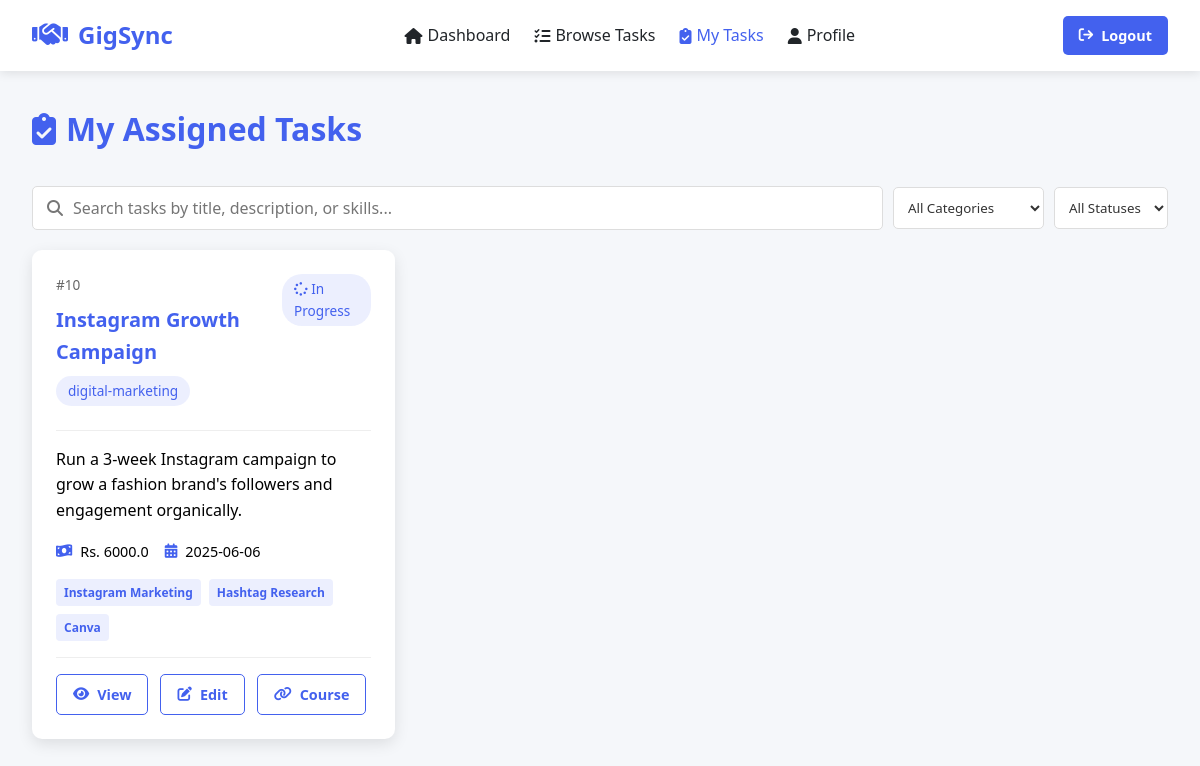
The app's page /my_assigned_tasks (signed in) with its own data.
### tables this page shows
CREATE TABLE tasks (
        id INTEGER PRIMARY KEY AUTOINCREMENT,
        title TEXT NOT NULL,
        category TEXT NOT NULL,
        description TEXT NOT NULL,
        budget REAL,
        deadline TEXT,
        skills TEXT,
        assigned_to TEXT,
        status TEXT DEFAULT 'Pending',
        created_at TIMESTAMP DEFAULT CURRENT_TIMESTAMP,
        creator_id INTEGER
    );

### app.py (the view)
@app.route('/my_assigned_tasks')
def my_assigned_tasks():
    if 'id' not in session:
        flash('Please log in to view your assigned tasks', 'error')
        return redirect(url_for('freelancer_login'))
    freelancer_id = session.get('id')
    try:
        connection = sqlite3.connect('task_manager.db')
        connection.row_factory = sqlite3.Row  # This allows accessing columns by name
        cursor = connection.cursor()
        cursor.execute('''
            SELECT * FROM tasks
            WHERE assigned_to = ?
            ORDER BY deadline ASC
        ''', (freelancer_id,))
        assigned_tasks = cursor.fetchall()
        cursor.close()
        connection.close()
        return render_template('my_assigned_tasks.html', tasks=assigned_tasks, freelancer_id=freelancer_id)
    except sqlite3.Error as e:
        print(f"Database error: {e}")
        flash('Unable to retrieve your assigned tasks. Please try again.', 'error')
        return render_template('my_assigned_tasks.html', tasks=[], freelancer_id=freelancer_id)
    finally:
        if connection:
            connection.close()

### templates/my_assigned_tasks.html (shortened to what this page needs)
<!DOCTYPE html>
<html lang="en">
<head>
    <link rel="stylesheet" href="https://cdnjs.cloudflare.com/ajax/libs/font-awesome/6.4.0/css/all.min.css">
    <link rel="stylesheet" href="{{ url_for('static', filename='css/freelancer_tasks.css') }}">
</head>
<body>
    <nav class="navbar">
        <a href="{{ url_for('tasks') }}" class="logo">
            <i class="fas fa-handshake"></i> GigSync
        </a>
        <ul class="nav-links">
            <li><a href="/freelancer_dashboard"><i class="fas fa-home"></i> Dashboard</a></li>
            <li><a href="{{ url_for('freelancer_tasks') }}"><i class="fas fa-tasks"></i> Browse Tasks</a></li>
            <li><a href="{{ url_for('my_assigned_tasks') }}" class="active"><i class="fas fa-clipboard-check"></i> My Tasks</a></li>
            <li><a href="/freelancer_profile"><i class="fas fa-user"></i> Profile</a></li>
        </ul>
        <div class="user-profile">
            <a href="/" style="text-decoration: none;" class="btn btn-primary"><i class="fas fa-sign-out"></i> Logout</a>
        </div>
    </nav>
    <div class="container">
        <div class="page-header">
            <h1><i class="fas fa-clipboard-check"></i> My Assigned Tasks</h1>
        </div>
        {% if tasks %}
            <div class="search-bar">
                <div class="search-input">
                    <i class="fas fa-search"></i>
                    <input type="text" id="searchInput" placeholder="Search tasks by title, description, or skills...">
                </div>
                <div class="filter-options">
                    <select id="categoryFilter">
                        <option value="">All Categories</option>
                    </select>
                    <select id="statusFilter">
                        <option value="">All Statuses</option>
                    </select>
                </div>
            </div>
            <div class="task-cards" id="card-view">
                {% for row in tasks %}
                <div class="task-card" data-title="{{ row[1] }}" data-description="{{ row[3] }}" data-category="{{ row[2] }}" data-status="{{ row[8] }}" data-skills="{{ row[6] }}">
                    <div class="task-card-header">
                        <div>
                            <div class="task-id">#{{ row[0] }}</div>
                            <div class="task-title">{{ row[1] }}</div>
                            <div class="task-category">{{ row[2] }}</div>
                        </div>
                        <div>
                            {% if row[8] == 'pending' %}
                                <span class="task-status status-pending"><i class="fas fa-clock"></i> Pending</span>
                            {% elif row[8] == 'in-progress' %}
                                <span class="task-status status-in-progress"><i class="fas fa-spinner fa-spin"></i> In Progress</span>
                            {% elif row[8] == 'completed' %}
                                <span class="task-status status-completed"><i class="fas fa-check"></i> Completed</span>
                            {% else %}
                                <span class="task-status status-overdue"><i class="fas fa-exclamation-circle"></i> Overdue</span>
                            {% endif %}
                        </div>
                    </div>
                    <div class="task-content">
                        <div class="task-description">{{ row[3] }}</div>
                        <div class="task-info">
                            <div class="task-info-item">
                                <i class="fas fa-money-bill-wave"></i> Rs. {{ row[4] }}
                            </div>
                            <div class="task-info-item">
                                <i class="fas fa-calendar-alt"></i> {{ row[5] }}
                            </div>
                        </div>
                        <div class="task-skills">
                            {% for skill in row[6].split(',') %}
                                <span class="skill-badge">{{ skill }}</span>
                            {% endfor %}
                        </div>
                    </div>
                    <div class="task-footer">
                        <a href="/viewdetails/{{row[0]}}" class="btn btn-outline">
                            <i class="fas fa-eye"></i> View
                        </a>
                        <a href="/update/{{row[0]}}" class="btn btn-outline">
                            <i class="fas fa-edit"></i> Edit
                        </a>
                        <a href="/resources" class="btn btn-outline">
                            <i class="fas fa-link"></i> Course
                        </a>
                    </div>
                </div>
                {% endfor %}
            </div>
        {% else %}
            <div class="no-tasks-message">
                <i class="fas fa-info-circle"></i>
                <p>You don't have any assigned tasks yet. Browse the task list and request tasks to work on!</p>
                <a href="{{ url_for('freelancer_tasks') }}" class="btn btn-primary">Browse Available Tasks</a>
            </div>
        {% endif %}
    </div>
</body>
</html>

### templates/my_assigned_tasks.html (style rules this page uses)
.search-bar { display: flex; justify-content: space-between; align-items: center; margin-bottom: 20px; gap: 10px; }
.search-input { flex-grow: 1; position: relative; }
.search-input input { width: 100%; padding: 10px 15px 10px 40px; border: 1px solid #ddd; border-radius: 5px; font-size: 16px; }
.search-input i { position: absolute; left: 15px; top: 50%; transform: translateY(-50%); color: #777; }
.filter-options { display: flex; gap: 10px; }
.filter-options select { padding: 10px; border: 1px solid #ddd; border-radius: 5px; background-color: white; color: #333; }

### records on screen
tasks: id "10", title "Instagram Growth Campaign", category "digital-marketing", status "in-progress" (drawn), description "Run a 3-week Instagram campaign to grow a fashion brand's followers and engagement organically.", budget "6000.0", deadline "2025-06-06", skill "Instagram Marketing" "Hashtag Research" "Canva"
